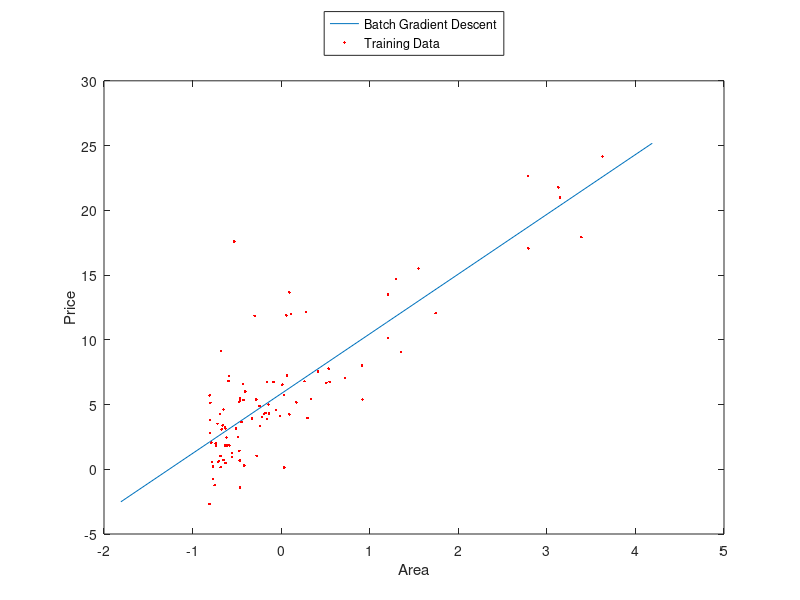

Source code (MATLAB):
clear all; close all; clc

x = load('q1x.dat');
y = load('q1y.dat');

% normalizing
mu = mean(x);
sigma = std(x);
x = (x-mu)./sigma;

theta = [5.8381 4.6160];

x1 = min(x)-1:max(x)+1;

figure
plot(x1,theta(1) + theta(2)*x1 , '-', x, y, '.r');
xlabel('Area') % x-axis label
ylabel('Price') % y-axis label
legend('Batch Gradient Descent','Training Data','location','northoutside');
